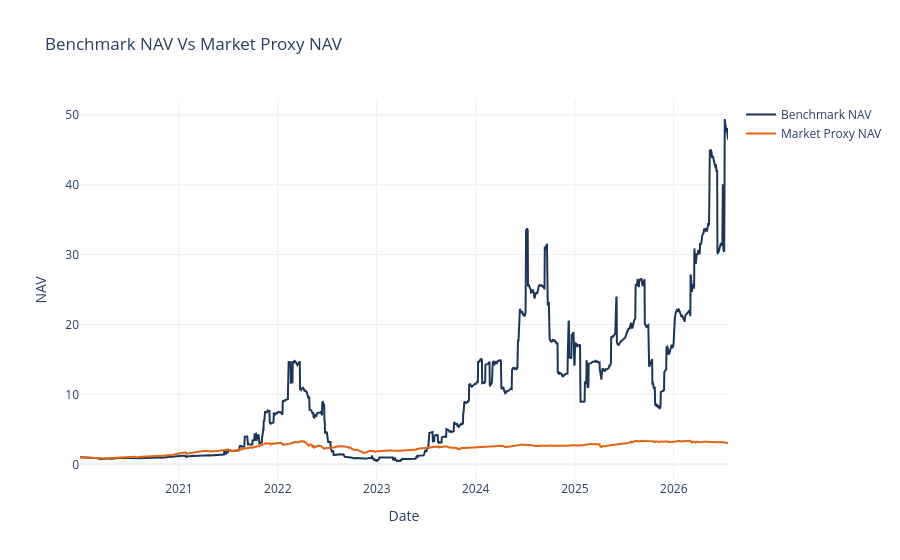
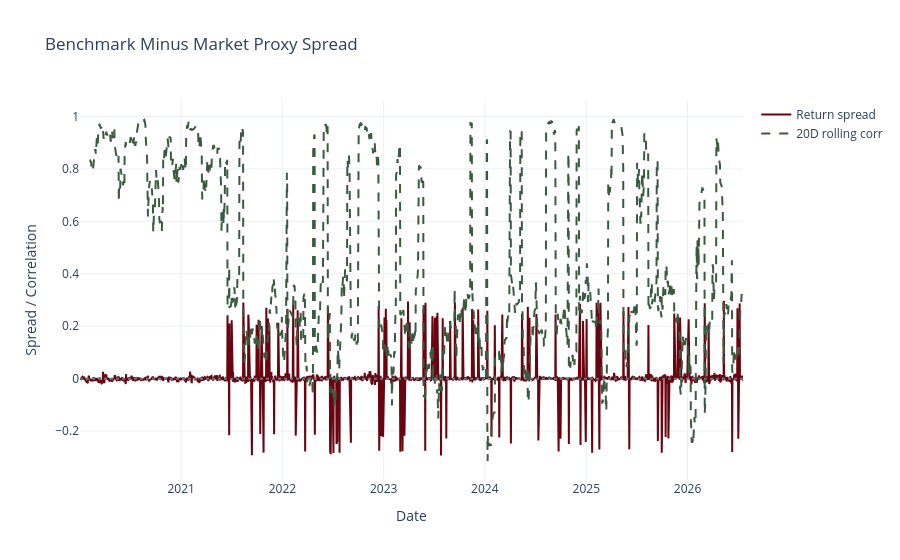

The cell these charts' notebook holds for them, in order:
### Code cell
# Cell: Visualize Benchmark Alignment
display(benchmark_nav_chart(benchmark_comparison, title="Benchmark NAV Vs Market Proxy NAV"))
display(benchmark_spread_chart(benchmark_comparison, title="Benchmark Minus Market Proxy Spread"))

### Figure 1 — Plotly figure (JSON) as saved in the notebook; plotly's stock layout.template omitted (floating-point values rounded to 4 significant figures; data arrays with more than 128 entries replaced by an {"elided": "..."} marker saying what was removed)
{"data": [{"line": {"color": "#1d3557", "width": 2}, "mode": "lines", "name": "Benchmark NAV", "type": "scatter", "x": {"elided": "1632 str values"}, "y": {"elided": "1632 float values"}}, {"line": {"color": "#e36414", "width": 2}, "mode": "lines", "name": "Market Proxy NAV", "type": "scatter", "x": {"elided": "1632 str values"}, "y": {"elided": "1632 float values"}}], "layout": {"title": {"text": "Benchmark NAV Vs Market Proxy NAV"}, "xaxis": {"title": {"text": "Date"}}, "yaxis": {"title": {"text": "NAV"}}}}

### Figure 2 — Plotly figure (JSON) as saved in the notebook; plotly's stock layout.template omitted (floating-point values rounded to 4 significant figures; data arrays with more than 128 entries replaced by an {"elided": "..."} marker saying what was removed)
{"data": [{"line": {"color": "#6a040f", "width": 2}, "mode": "lines", "name": "Return spread", "type": "scatter", "x": {"elided": "1632 str values"}, "y": {"elided": "1632 float values"}}, {"line": {"color": "#3a5a40", "dash": "dash"}, "mode": "lines", "name": "20D rolling corr", "type": "scatter", "x": {"elided": "1632 str values"}, "y": {"elided": "1632 float values"}}], "layout": {"shapes": [{"line": {"color": "#6c757d", "dash": "dot"}, "type": "line", "x0": 0, "x1": 1, "xref": "x domain", "y0": 0, "y1": 0, "yref": "y"}], "title": {"text": "Benchmark Minus Market Proxy Spread"}, "xaxis": {"title": {"text": "Date"}}, "yaxis": {"title": {"text": "Spread / Correlation"}}}}
